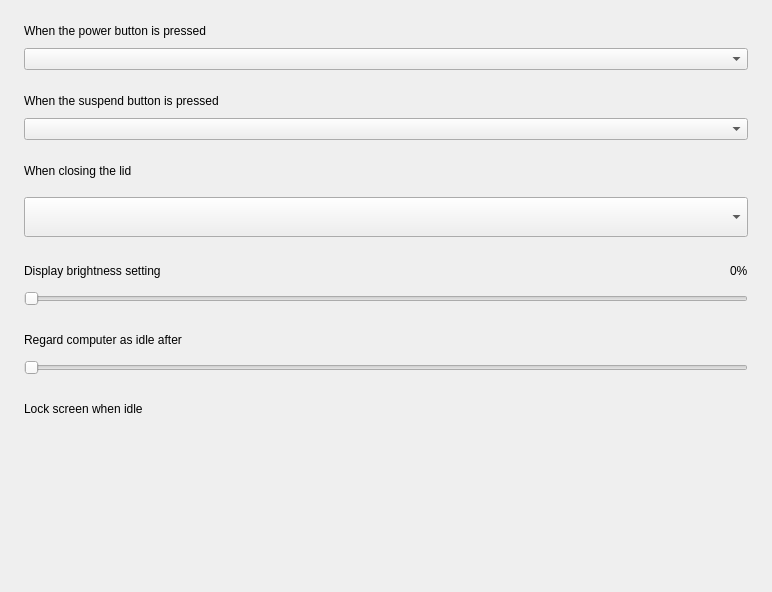
<?xml version="1.0" encoding="UTF-8"?>
<ui version="4.0">
 <class>GeneralSettingsPage</class>
 <widget class="QWidget" name="GeneralSettingsPage">
  <property name="geometry">
   <rect>
    <x>0</x>
    <y>0</y>
    <width>772</width>
    <height>592</height>
   </rect>
  </property>
  <property name="windowTitle">
   <string>GeneralSettingsPage</string>
  </property>
  <layout class="QVBoxLayout" name="verticalLayout">
   <property name="spacing">
    <number>0</number>
   </property>
   <property name="leftMargin">
    <number>24</number>
   </property>
   <property name="topMargin">
    <number>0</number>
   </property>
   <property name="rightMargin">
    <number>24</number>
   </property>
   <property name="bottomMargin">
    <number>0</number>
   </property>
   <item>
    <layout class="QHBoxLayout" name="horizontalLayout">
     <property name="topMargin">
      <number>24</number>
     </property>
     <item>
      <widget class="QLabel" name="label">
       <property name="text">
        <string>When the power button is pressed</string>
       </property>
      </widget>
     </item>
    </layout>
   </item>
   <item>
    <layout class="QHBoxLayout" name="horizontalLayout_2" stretch="0">
     <property name="topMargin">
      <number>10</number>
     </property>
     <item>
      <widget class="QComboBox" name="combo_powerButton"/>
     </item>
    </layout>
   </item>
   <item>
    <layout class="QHBoxLayout" name="layout_suspendlabel">
     <property name="topMargin">
      <number>24</number>
     </property>
     <item>
      <widget class="QLabel" name="label_suspend">
       <property name="text">
        <string>When the suspend button is pressed</string>
       </property>
      </widget>
     </item>
    </layout>
   </item>
   <item>
    <layout class="QHBoxLayout" name="layout_suspend">
     <property name="topMargin">
      <number>10</number>
     </property>
     <item>
      <widget class="QComboBox" name="combo_suspendButton"/>
     </item>
    </layout>
   </item>
   <item>
    <widget class="QWidget" name="widget_lidLabel" native="true">
     <layout class="QHBoxLayout" name="horizontalLayout_5">
      <property name="leftMargin">
       <number>0</number>
      </property>
      <property name="topMargin">
       <number>24</number>
      </property>
      <item>
       <widget class="QLabel" name="label_3">
        <property name="text">
         <string>When closing the lid</string>
        </property>
       </widget>
      </item>
     </layout>
    </widget>
   </item>
   <item>
    <widget class="QWidget" name="widget_lidCombo" native="true">
     <property name="autoFillBackground">
      <bool>false</bool>
     </property>
     <layout class="QHBoxLayout" name="horizontalLayout_6">
      <property name="spacing">
       <number>0</number>
      </property>
      <property name="leftMargin">
       <number>0</number>
      </property>
      <property name="topMargin">
       <number>10</number>
      </property>
      <property name="rightMargin">
       <number>0</number>
      </property>
      <property name="bottomMargin">
       <number>0</number>
      </property>
      <item>
       <widget class="QComboBox" name="combo_closingLid">
        <property name="sizePolicy">
         <sizepolicy hsizetype="Preferred" vsizetype="Fixed">
          <horstretch>0</horstretch>
          <verstretch>0</verstretch>
         </sizepolicy>
        </property>
        <property name="minimumSize">
         <size>
          <width>0</width>
          <height>40</height>
         </size>
        </property>
        <property name="maximumSize">
         <size>
          <width>16777215</width>
          <height>40</height>
         </size>
        </property>
       </widget>
      </item>
     </layout>
    </widget>
   </item>
   <item>
    <layout class="QHBoxLayout" name="horizontalLayout_7">
     <property name="topMargin">
      <number>24</number>
     </property>
     <item>
      <widget class="QLabel" name="label_brightness">
       <property name="text">
        <string>Display brightness setting</string>
       </property>
      </widget>
     </item>
     <item>
      <spacer name="horizontalSpacer">
       <property name="orientation">
        <enum>Qt::Horizontal</enum>
       </property>
       <property name="sizeHint" stdset="0">
        <size>
         <width>40</width>
         <height>20</height>
        </size>
       </property>
      </spacer>
     </item>
     <item>
      <widget class="QLabel" name="label_brightnessPercent">
       <property name="text">
        <string>0%</string>
       </property>
      </widget>
     </item>
    </layout>
   </item>
   <item>
    <layout class="QHBoxLayout" name="horizontalLayout_9">
     <property name="topMargin">
      <number>10</number>
     </property>
     <item>
      <widget class="QSlider" name="slider_brightness">
       <property name="orientation">
        <enum>Qt::Horizontal</enum>
       </property>
      </widget>
     </item>
    </layout>
   </item>
   <item>
    <layout class="QHBoxLayout" name="horizontalLayout_8">
     <property name="topMargin">
      <number>24</number>
     </property>
     <item>
      <widget class="QLabel" name="label_5">
       <property name="text">
        <string>Regard computer as idle after</string>
       </property>
      </widget>
     </item>
     <item>
      <spacer name="horizontalSpacer_3">
       <property name="orientation">
        <enum>Qt::Horizontal</enum>
       </property>
       <property name="sizeHint" stdset="0">
        <size>
         <width>40</width>
         <height>20</height>
        </size>
       </property>
      </spacer>
     </item>
     <item>
      <widget class="QLabel" name="label_idleTime">
       <property name="minimumSize">
        <size>
         <width>0</width>
         <height>0</height>
        </size>
       </property>
       <property name="text">
        <string/>
       </property>
       <property name="alignment">
        <set>Qt::AlignCenter</set>
       </property>
      </widget>
     </item>
    </layout>
   </item>
   <item>
    <layout class="QVBoxLayout" name="verticalLayout_2">
     <property name="spacing">
      <number>0</number>
     </property>
     <property name="topMargin">
      <number>10</number>
     </property>
     <item>
      <widget class="QSlider" name="slider_idleTime">
       <property name="orientation">
        <enum>Qt::Horizontal</enum>
       </property>
      </widget>
     </item>
    </layout>
   </item>
   <item>
    <layout class="QHBoxLayout" name="layout_sliderLabel">
     <property name="topMargin">
      <number>24</number>
     </property>
     <property name="bottomMargin">
      <number>0</number>
     </property>
     <item>
      <widget class="QLabel" name="label_4">
       <property name="text">
        <string>Lock screen when idle</string>
       </property>
      </widget>
     </item>
     <item>
      <spacer name="horizontalSpacer_2">
       <property name="orientation">
        <enum>Qt::Horizontal</enum>
       </property>
       <property name="sizeHint" stdset="0">
        <size>
         <width>40</width>
         <height>20</height>
        </size>
       </property>
      </spacer>
     </item>
    </layout>
   </item>
   <item>
    <spacer name="verticalSpacer">
     <property name="orientation">
      <enum>Qt::Vertical</enum>
     </property>
     <property name="sizeHint" stdset="0">
      <size>
       <width>20</width>
       <height>40</height>
      </size>
     </property>
    </spacer>
   </item>
  </layout>
 </widget>
 <resources/>
 <connections/>
</ui>
